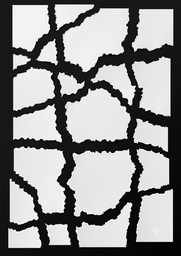
#> input picture img1111.png, 181 x 256 px, shrunk from 864 x 1225 before the run, found by its file name
$ jupyter execute --allow-errors Final.ipynb
#> lines starting #> are read from the running program, lines starting #| are printed output that depends on the picture; after the words box and inside, x2 and y2 are one past the last pixel; in counts of white or black regions, pixels touching at a corner belong together
[cell 1]
import numpy as np
import matplotlib.pyplot as plt
import cv2

[cell 2]
topp,bottomm,rightt,leftt=[],[],[],[]
pp=[]

[cell 3]
isolated_pieces_list = []
def display_detected_fragments(image_path):
    # 1. Load the image
    img = cv2.imread(image_path)
    if img is None:
        print("Error: Image could not be loaded. Check your file path.")
        return

    # Convert from BGR to RGB for correct Matplotlib color display
    img_rgb = cv2.cvtColor(img, cv2.COLOR_BGR2RGB)
    h, w, c = img.shape

    # 2. Preprocess to separate paper pieces from the dark background
    gray = cv2.cvtColor(img, cv2.COLOR_BGR2GRAY)

    # Otsu's thresholding to separate white paper from dark gaps
    _, thresh = cv2.threshold(gray, 0, 255, cv2.THRESH_BINARY + cv2.THRESH_OTSU)

    # Clean up noise using morphological operations
    kernel = cv2.getStructuringElement(cv2.MORPH_RECT, (3, 3))
    thresh = cv2.morphologyEx(thresh, cv2.MORPH_CLOSE, kernel)
    thresh = cv2.morphologyEx(thresh, cv2.MORPH_OPEN, kernel)

    # 3. Find individual contours of each piece of paper
    contours, _ = cv2.findContours(thresh, cv2.RETR_EXTERNAL, cv2.CHAIN_APPROX_SIMPLE)

    # Filter out tiny noise (keep only fragments larger than 1% of the total image area)
    min_area = (h * w) * 0.005
    fragments = [c for c in contours if cv2.contourArea(c) > min_area]

    print(f"Detected {len(fragments)} distinct paper fragments.")

    # 4. Draw bounding highlights on a copy of the original image
    highlighted_img = img_rgb.copy()

    # 5. Extract and plot each individual fragment
    num_fragments = len(fragments)

    # Create a grid layout to plot individual pieces side-by-side
    # We add +1 to the columns to show the overview image first
    cols = 3
    rows = (num_fragments + 1 + (cols - 1)) // cols

    plt.figure(figsize=(15, rows * 4))

    # Plot 1: Show all detected areas on the original image
    for idx, contour in enumerate(fragments):
        cv2.drawContours(highlighted_img, [contour], -1, (255, 0, 0), 4) # Blue outline
        x, y, pw, ph = cv2.boundingRect(contour)
        cv2.putText(highlighted_img, f"ID: {idx}", (x + 10, y + 40),
                    cv2.FONT_HERSHEY_SIMPLEX, 1.2, (0, 0, 255), 3)

    plt.subplot(rows, cols, 1)
    plt.imshow(highlighted_img)
    plt.title("Overview: Detected Outlines")
    plt.axis("off")

    # Plot remaining subplots: Individual cropped pieces
    for idx, contour in enumerate(fragments):
        mask = np.zeros_like(gray)
        cv2.drawContours(mask, [contour], -1, 255, thickness=cv2.FILLED)

        # Isolate the current piece
        piece = cv2.bitwise_and(img_rgb, img_rgb, mask=mask)

        # Crop to its bounding box boundaries
        x, y, pw, ph = cv2.boundingRect(contour)
        cropped_piece = piece[y:y+ph, x:x+pw]

        # [4 lines of commented-out code are left out]
        isolated_pieces_list.append(cropped_piece)  # Store the isolated piece for later use


    plt.tight_layout()
    plt.show()

display_detected_fragments(r'D:\PythonProject1\Intern\Images\img159.jpeg')

[cell 4]
ccc=-1
for  current_piece in isolated_pieces_list:
    padded_image = cv2.copyMakeBorder(current_piece, 10, 10, 10, 10, borderType=cv2.BORDER_CONSTANT, value=[0,0,0])

    gray = cv2.cvtColor(padded_image, cv2.COLOR_BGR2GRAY)
    _, thresh = cv2.threshold(gray, 15, 255, cv2.THRESH_BINARY)

    points = cv2.findNonZero(thresh)

    x_box, y_box, w_box, h_box = cv2.boundingRect(points)

    tol = 1.5
    top_deviations, bottom_deviations = [], []

    for col in range(x_box, x_box + w_box):
        white_pixels = np.where(thresh[:, col] == 255)[0]
        if len(white_pixels) > 0:
            top_deviations.append(int(white_pixels[0] - y_box))
            bottom_deviations.append(int((y_box + h_box) - white_pixels[-1]))

    std_top = np.std(top_deviations) if top_deviations else 0
    std_bottom = np.std(bottom_deviations) if bottom_deviations else 0

    top_is_torn = std_top > tol
    bottom_is_torn = std_bottom > tol

    print(f"Top :    {'TORN' if top_is_torn else 'STRAIGHT'} (variance: {std_top:.2f}px)")
    print(f"Bottom : {'TORN' if bottom_is_torn else 'STRAIGHT'} (variance: {std_bottom:.2f}px)")

    left_avg, right_avg = [], []
    for row in range(y_box, y_box + h_box):
        white_pixels = np.where(thresh[row, :] == 255)[0]
        if len(white_pixels) > 0:
            left_avg.append(int(white_pixels[0] - x_box))
            right_avg.append(int((x_box + w_box) - white_pixels[-1]))

    std_left = np.std(left_avg) if left_avg else 0
    std_right = np.std(right_avg) if right_avg else 0

    left_is_torn = std_left > tol
    right_is_torn = std_right > tol

    print(f"Left :   {'TORN' if left_is_torn else 'STRAIGHT'} (avg: {std_left:.2f}px)")
    print(f"Right :  {'TORN' if right_is_torn else 'STRAIGHT'} (avg: {std_right:.2f}px)")

    a1 = cv2.Canny(thresh, 150, 150)
    y_arr, x_arr = np.where(a1 == 255)

    y_pixels, x_pixels = np.where(thresh == 255)
    min_y, max_y = np.min(y_pixels), np.max(y_pixels)
    min_x, max_x = np.min(x_pixels), np.max(x_pixels)

    g1 = 5
    any_torn = False

    if top_is_torn:
        any_torn = True
        b11_top = []
        for col_x in range(min_x, max_x + 1):
            pixels_in_col = y_arr[x_arr == col_x]
            if len(pixels_in_col) > 0:
                b11_top.append((int(col_x), int(np.min(pixels_in_col))))

        top_ref_y = int(min_y - g1)
        distances_top = [abs(int(y11) - top_ref_y) for _, y11 in b11_top]
        print(f"TOP Distances{distances_top}")

        topp.append(distances_top)


    else:
        topp.append(np.nan)

    if bottom_is_torn:
        any_torn = True
        b11_bottom = []
        for col_x in range(min_x, max_x + 1):
            pixels_in_col = y_arr[x_arr == col_x]
            if len(pixels_in_col) > 0:
                b11_bottom.append((int(col_x), int(np.max(pixels_in_col))))

        bottom_ref_y = int(max_y + g1)
        distances_bottom = [abs(int(y11) - bottom_ref_y) for _, y11 in b11_bottom]
        print(f"BOTTOM Distances{distances_bottom}")

        bottomm.append(distances_bottom)
    else:
        bottomm.append(np.nan)

    if left_is_torn:
        any_torn = True
        b11_left = []
        for row_y in range(min_y, max_y + 1):
            pixels_in_row = x_arr[y_arr == row_y]
            if len(pixels_in_row) > 0:
                b11_left.append((int(row_y), int(np.min(pixels_in_row))))

        left_ref_x = int(min_x - g1)
        distances_left = [abs(int(x11) - left_ref_x) for _, x11 in b11_left]
        print(f"LEFT Distances {distances_left}")

        leftt.append(distances_left)
    else:
        leftt.append(np.nan)

    if right_is_torn:
        any_torn = True
        b11_right = []
        for row_y in range(min_y, max_y + 1):
            pixels_in_row = x_arr[y_arr == row_y]
            if len(pixels_in_row) > 0:
                b11_right.append((int(row_y), int(np.max(pixels_in_row))))

        right_ref_x = int(max_x + g1)
        distances_right = [abs(int(x11) - right_ref_x) for _, x11 in b11_right]

        print(f"RIGHT Distances{distances_right}")

        rightt.append(distances_right)


    else:
        rightt.append(np.nan)
    ccc+=1
    print(ccc)
    pp.append(thresh)
    plt.imshow(thresh, cmap='gray')
    plt.show()

#> (a cell that did not finish here is left out)

[cell 6]
def get_thresh(img):
    return cv2.threshold(cv2.cvtColor(img, cv2.COLOR_BGR2GRAY), 15, 255, cv2.THRESH_BINARY)[1]

# [106 lines left out: functions merge_canvases, stitch_by_edge, stitch_by_margin, ad_stitch, detect_flat_edges, not called in this run]

#> (a cell that did not finish here is left out)

#> (a cell that did not finish here is left out)

[cell 9]
# [20 lines of commented-out code are left out]

[cell 10]
import numpy as np
import matplotlib.pyplot as plt
import cv2

isolated_pieces_list = []

def display_detected_fragments(image_path):
    global isolated_pieces_list
    # 1. Load the image
    img = cv2.imread(image_path)
    if img is None:
        print("Error: Image could not be loaded. Check your file path.")
        return None

    # Convert from BGR to RGB for correct Matplotlib color display
    img_rgb = cv2.cvtColor(img, cv2.COLOR_BGR2RGB)
    h, w, c = img.shape

    # 2. Preprocess to separate paper pieces from the dark background
    gray = cv2.cvtColor(img, cv2.COLOR_BGR2GRAY)

    # Otsu's thresholding to separate white paper from dark gaps
    _, thresh = cv2.threshold(gray, 200, 255, cv2.THRESH_BINARY + cv2.THRESH_OTSU)

    # Clean up noise using morphological operations
    kernel = cv2.getStructuringElement(cv2.MORPH_RECT, (3, 3))
    thresh = cv2.morphologyEx(thresh, cv2.MORPH_CLOSE, kernel)
    thresh = cv2.morphologyEx(thresh, cv2.MORPH_OPEN, kernel)

    # 3. Find individual contours of each piece of paper
    contours, _ = cv2.findContours(thresh, cv2.RETR_EXTERNAL, cv2.CHAIN_APPROX_SIMPLE)

    # Filter out tiny noise (keep only fragments larger than 1% of the total image area)
    min_area = (h * w) * 0.009
    fragments = [c for c in contours if cv2.contourArea(c) > min_area]

    print(f"Detected {len(fragments)} distinct paper fragments.")

    highlighted_img = img_rgb.copy()
    num_fragments = len(fragments)
    cols = 3
    rows = (num_fragments + 1 + (cols - 1)) // cols

    plt.figure(figsize=(15, rows * 4))

    for idx, contour in enumerate(fragments):
        cv2.drawContours(highlighted_img, [contour], -1, (255, 0, 0), 4) # Blue outline
        x, y, pw, ph = cv2.boundingRect(contour)
        cv2.putText(highlighted_img, f"ID: {idx}", (x + 10, y + 40),
                    cv2.FONT_HERSHEY_SIMPLEX, 1.2, (0, 0, 255), 3)

    plt.subplot(rows, cols, 1)
    plt.imshow(highlighted_img)
    plt.title("Overview: Detected Outlines")
    plt.axis("off")

    temporary_storage = []
    # Plot remaining subplots: Individual cropped pieces
    for idx, contour in enumerate(fragments):
        mask = np.zeros_like(gray)
        cv2.drawContours(mask, [contour], -1, 255, thickness=cv2.FILLED)

        # Isolate the current piece
        piece = cv2.bitwise_and(img_rgb, img_rgb, mask=mask)

        # Crop to its bounding box boundaries
        x, y, pw, ph = cv2.boundingRect(contour)
        cropped_piece = piece[y:y+ph, x:x+pw]

        # CRITICAL FIX: Save the cropped image alongside its structural (x, y) origin coordinates
        temporary_storage.append({
            'img': cropped_piece,
            'orig_x': x,
            'orig_y': y
        })

    plt.tight_layout()
    plt.show()

    return temporary_storage, w

# --- SORTING FUNCTION ---

def sort_pieces_bottom_up_column_wise(fragment_data, total_width, col_width_ratio=0.25):
    """
    Groups fragments into logical vertical columns based on their true origin X coordinate.
    Sorts columns from Left to Right, and fragments inside each column from Bottom to Top.
    """
    column_band_width = total_width * col_width_ratio
    columns = {}

    # Group pieces into vertical column buckets
    for entry in fragment_data:
        col_idx = int(entry['orig_x'] // column_band_width)
        if col_idx not in columns:
            columns[col_idx] = []
        columns[col_idx].append(entry)

    sorted_pieces = []

    # Iterate through column index structures sorted Left to Right
    for col in sorted(columns.keys()):
        column_group = columns[col]

        # Sort column elements from Bottom to Top (descending order of structural Y)
        column_group.sort(key=lambda item: item['orig_y'], reverse=True)

        for item in column_group:
            sorted_pieces.append(item['img'])

    return sorted_pieces

# --- STITCHING CORE LOGIC ---

def get_thresh(img):
    return cv2.threshold(cv2.cvtColor(img, cv2.COLOR_BGR2GRAY), 15, 255, cv2.THRESH_BINARY)[1]

# [34 lines left out: functions merge_canvases, stitch_by_edge, stitch_by_margin, not called in this run]

def ad_stitch(img_base, img_patch, stride=4):
    m_b = ((cv2.cvtColor(img_base, cv2.COLOR_BGR2GRAY) > 15) * 255).astype(np.uint8)
    m_p = ((cv2.cvtColor(img_patch, cv2.COLOR_BGR2GRAY) > 15) * 255).astype(np.uint8)

    y_p, x_p = np.where(cv2.Canny(m_p, 50, 150) == 255)
    dist_out = cv2.distanceTransform(~m_b, cv2.DIST_L2, 5)
    dist_in = cv2.distanceTransform(m_b, cv2.DIST_L2, 5)

    h_b, w_b = img_base.shape[:2]
    h_p, w_p = img_patch.shape[:2]
    best_dx, best_dy, min_score = 0, 0, float('inf')

    # --- Step 1: Coarse Search ---
    for dy in range(-int(h_b * 0.8), int(h_b * 0.8), stride):
        for dx in range(-int(w_b * 0.8), int(w_b * 1.2), stride):
            sy, sx = y_p + dy, x_p + dx
            valid = (sy >= 0) & (sy < h_b) & (sx >= 0) & (sx < w_b)
            if np.sum(valid) < 15:
                continue

            vy, vx = sy[valid], sx[valid]
            ol = m_b[vy, vx] == 255
            n_vy, n_vx = vy[~ol], vx[~ol]

            touching = np.sum(dist_out[n_vy, n_vx] <= 6.0) if len(n_vy) > 0 else 0
            deep = np.sum(dist_in[vy[ol], vx[ol]] > 8.0) if np.sum(ol) > 0 else 0
            score = -touching + (4.0 * deep)

            if score < min_score:
                min_score, best_dx, best_dy = score, dx, dy

    # --- Step 2: Fine Search (Refinement around best coarse match) ---
    coarse_dx, coarse_dy = best_dx, best_dy
    for dy in range(coarse_dy - stride, coarse_dy + stride + 1):
        for dx in range(coarse_dx - stride, coarse_dx + stride + 1):
            sy, sx = y_p + dy, x_p + dx
            valid = (sy >= 0) & (sy < h_b) & (sx >= 0) & (sx < w_b)
            if np.sum(valid) < 15:
                continue

            vy, vx = sy[valid], sx[valid]
            ol = m_b[vy, vx] == 255
            n_vy, n_vx = vy[~ol], vx[~ol]

            touching = np.sum(dist_out[n_vy, n_vx] <= 6.0) if len(n_vy) > 0 else 0
            deep = np.sum(dist_in[vy[ol], vx[ol]] > 8.0) if np.sum(ol) > 0 else 0
            score = -touching + (4.0 * deep)

            if score < min_score:
                min_score, best_dx, best_dy = score, dx, dy

    # --- Step 3: Canvas Assembly ---
    oy, ox = max(0, -best_dy), max(0, -best_dx)
    canvas = np.zeros((max(h_b + oy, h_p + best_dy + oy), max(w_b + ox, w_p + best_dx + ox), 3), dtype=np.uint8)
    canvas[oy:oy+h_b, ox:ox+w_b] = img_base
    canvas[best_dy+oy : best_dy+oy+h_p, best_dx+ox : best_dx+ox+w_p][m_p == 255] = img_patch[m_p == 255]
    return canvas

def detect_flat_edges(piece1, piece2):
    sides = []
    for img in [piece1, piece2]:
        if len(img.shape) == 3:
            img = cv2.cvtColor(img, cv2.COLOR_BGR2GRAY)

        _, thresh = cv2.threshold(img, 50, 255, cv2.THRESH_BINARY)
        y, x = np.where(thresh == 255)
        if len(y) == 0:
            sides.append(None)
            continue

        ymin, ymax, xmin, xmax = np.min(y), np.max(y), np.min(x), np.max(x)
        w, h = xmax - xmin + 1, ymax - ymin + 1
        mw, mh = int(w * 0.1), int(h * 0.1)

        flatness = {}
        configs = [
            ("top", x, y, xmin, xmax, mw, w, np.min),
            ("bottom", x, y, xmin, xmax, mw, w, np.max),
            ("left", y, x, ymin, ymax, mh, h, np.min),
            ("right", y, x, ymin, ymax, mh, h, np.max)
        ]

        for name, axis, target, start, end, margin, size, func in configs:
            profile = [func(target[axis == val]) for val in range(start + margin, end - margin + 1) if np.any(axis == val)]
            if len(profile) > 0.5 * size:
                flatness[name] = np.std(profile)

        detected_side = None
        if flatness:
            best_side, best_std = min(flatness.items(), key=lambda x: x[1])
            if best_std < 1.5:
                detected_side = best_side
        sides.append(detected_side)
    return sides[0], sides[1]

def display_final_canvas(raw_fragment_metadata, image_width):
    if raw_fragment_metadata:
        # Perform column-wise bottom-to-top reverse sorting strategy
        isolated_pieces_list = sort_pieces_bottom_up_column_wise(raw_fragment_metadata, image_width)

        positions = isolated_pieces_list
        can = positions[0]

        for i in range(1, len(positions)):
            next_piece = positions[i]
            side1, side2 = detect_flat_edges(can, next_piece)

            if side1 == side2 and side1 is not None:
                if side1 in ['bottom', 'top']:
                    can = stitch_by_edge(can, next_piece, ref=side1)
                elif side1 in ['left', 'right']:
                    can = stitch_by_margin(can, next_piece, side=side1)
            else:
                can = ad_stitch(can, next_piece)

            plt.imshow(cv2.cvtColor(can, cv2.COLOR_BGR2RGB))
            plt.show()

        plt.figure(figsize=(10,10))
        plt.imshow(cv2.cvtColor(can, cv2.COLOR_BGR2RGB))
        plt.title("Final Column-Sorted Reconstruction Canvas")
        plt.axis("off")
        plt.show()

raw_fragment_metadata, image_width = display_detected_fragments(r'D:\PythonProject1\Intern\Images\img1111.png')
#> in display_detected_fragments, img is the input picture: shape (256, 181, 3); mean B, G, R 145.1, 144.3, 144
#> in display_detected_fragments, `_, thresh = cv2.threshold(gray, 200, 255, cv2.THRESH_BINARY + cv2.THRE..`:
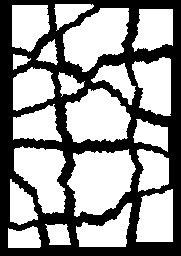
#> thresh: shape (256, 181); 58.8% white; 1 black region, box (x1, y1, x2, y2) and area: (0, 0, 181, 256) 19106
#> in display_detected_fragments, `thresh = cv2.morphologyEx(thresh, cv2.MORPH_OPEN, kernel)`:
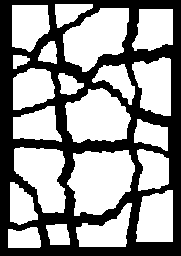
#> thresh: shape (256, 181); 58.7% white; 1 black region
#> in display_detected_fragments, `contours, _ = cv2.findContours(thresh, cv2.RETR_EXTERNAL, cv2.CHAIN_AP..`: contours = 21 contours; largest, box (x1, y1, x2, y2) and area: (67, 150, 135, 216) 3226, (63, 8, 129, 72) 2686, (65, 88, 131, 143) 2566, (14, 147, 66, 213) 2255, (132, 57, 171, 116) 1654
#> in display_detected_fragments, `fragments = [c for c in contours if cv2.contourArea(c) > min_area]`: fragments = 17 contours; largest, box (x1, y1, x2, y2) and area: (67, 150, 135, 216) 3226, (63, 8, 129, 72) 2686, (65, 88, 131, 143) 2566, (14, 147, 66, 213) 2255, (132, 57, 171, 116) 1654
#| Detected 17 distinct paper fragments.
#> in display_detected_fragments, `num_fragments = len(fragments)`: num_fragments = 17
#> in display_detected_fragments, `rows = (num_fragments + 1 + (cols - 1)) // cols`: rows = 6
#> the loop in display_detected_fragments, `for idx, contour in enumerate(fragments):` made 17 passes
#> (x, y, pw, ph) on passes 1 to 8: (8, 227, 33, 21), (76, 203, 56, 44), (136, 190, 37, 52), (10, 182, 28, 43), (67, 150, 68, 66), (137, 149, 32, 42), (14, 147, 52, 66), (134, 119, 34, 32)
#> after the loop in display_detected_fragments, `for idx, contour in enumerate(fragments):`:
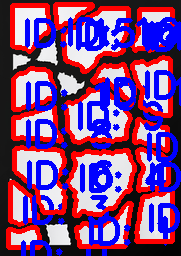
#> highlighted_img: shape (256, 181, 3); mean R, G, B 126.6, 69, 132.7
#> the loop in display_detected_fragments, `for idx, contour in enumerate(fragments):` made 17 passes
#> pass 1, in display_detected_fragments, `piece = cv2.bitwise_and(img_rgb, img_rgb, mask=mask)`:
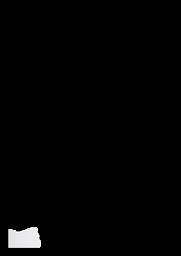
#> piece: shape (256, 181, 3); mean R, G, B 3, 3, 3
#> pass 2, in display_detected_fragments, `cropped_piece = piece[y:y+ph, x:x+pw]`:
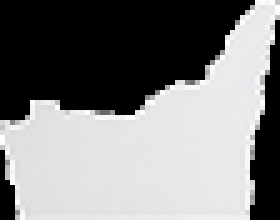
#> cropped_piece: shape (44, 56, 3) (shown 5 times larger); mean R, G, B 127.2, 127.4, 128.2
#> after the loop in display_detected_fragments, `for idx, contour in enumerate(fragments):`:
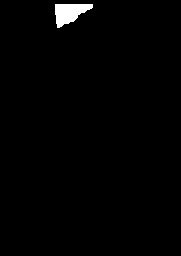
#> mask: shape (256, 181); 1.2% white; 1 white region, box (x1, y1, x2, y2) and area: (55, 4, 93, 28) 560
#> after the loop in display_detected_fragments, `for idx, contour in enumerate(fragments):`: temporary_storage = 17 items
#> raw_fragment_metadata = 17 items; image_width = 181
display_final_canvas(raw_fragment_metadata, image_width)
#> in sort_pieces_bottom_up_column_wise, `column_band_width = total_width * col_width_ratio`: column_band_width = 45.25
#> the loop in sort_pieces_bottom_up_column_wise, `for entry in fragment_data:` made 17 passes
#> col_idx on passes 1 to 8: 0, 1, 3, 0, 1, 3, 0, 2
#> after the loop in sort_pieces_bottom_up_column_wise, `for entry in fragment_data:`: columns = 4 items
#> the loop in sort_pieces_bottom_up_column_wise, `for col in sorted(columns.keys()):` made 4 passes
#> after the loop in sort_pieces_bottom_up_column_wise, `for col in sorted(columns.keys()):`: sorted_pieces = 17 items
#> the loop in display_final_canvas, `for i in range(1, len(positions)):` made 16 passes
#> (side2, h_b in ad_stitch, w_b in ad_stitch, h_p in ad_stitch, w_p in ad_stitch, coarse_dx in ad_stitch, coarse_dy in ad_stitch, oy in ad_stitch) on passes 2, 3, 5, 6, 7, 8, 10, 13: ('top', 43, 38, 66, 52, -14, 2, 0), ('bottom', 69, 52, 36, 49, 3, -31, 32), ('top', 101, 52, 47, 38, -13, -36, 36), ('bottom', 137, 65, 44, 56, 12, 15, 0), ('top', 137, 66, 66, 68, 32, -33, 34), ('bottom', 171, 102, 55, 66, -25, -20, 22), ('top', 193, 127, 24, 38, -1, 46, 0), ('right', 193, 132, 59, 39, 87, 82, 0)
#> pass 1, in display_final_canvas, `next_piece = positions[i]`:
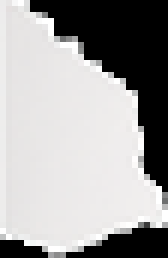
#> next_piece: shape (43, 28, 3) (shown 6 times larger); mean of channels 0, 1, 2 159.8, 160.1, 161.2; drawn as B, G, R
#> pass 1, in ad_stitch, `m_b = ((cv2.cvtColor(img_base, cv2.COLOR_BGR2GRAY) > 15) * 255).astype..`:
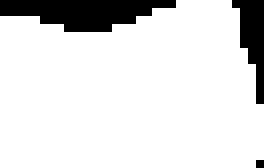
#> m_b: shape (21, 33) (shown 8 times larger); 87.3% white; 3 black regions (1 under 20 px), largest, box (x1, y1, x2, y2) and area: (0, 0, 22, 4) 59, (29, 0, 33, 13) 28
#> pass 1, in ad_stitch, `dist_out = cv2.distanceTransform(~m_b, cv2.DIST_L2, 5)`:
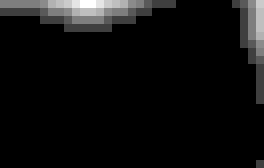
#> dist_out: shape (21, 33) float32 (shown 8 times larger); min 0, max 4, mean 0.228; drawn with min black and max white
#> pass 1, in display_final_canvas, `plt.show()`:
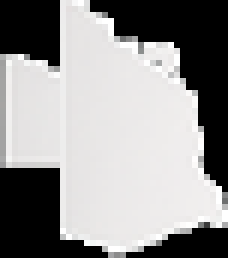
#> shown: shape (43, 38, 3) (shown 6 times larger); mean R, G, B 147.1, 146.1, 145.9
#> (the rest of the program and of its run is left out)
